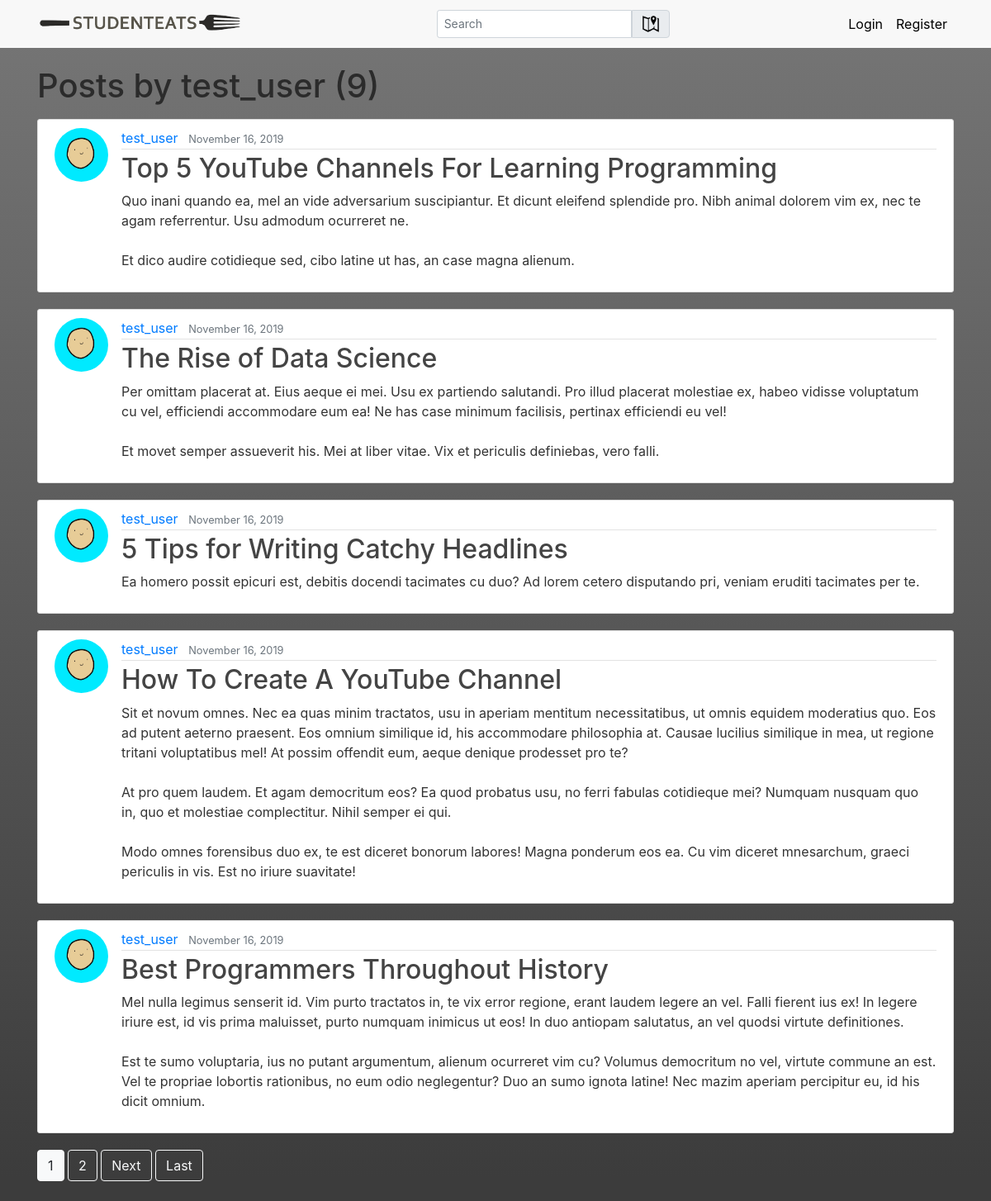
The page /user/test_user on the database its author committed.
### blog/models.py (models this page shows, shortened)
class Post(models.Model):
    title = models.CharField(max_length=100)
    content = models.TextField()
    date_posted = models.DateTimeField(default = timezone.now)
    author = models.ForeignKey(User, on_delete = models.CASCADE)

### users/models.py (models this page shows, shortened)
class Profile(models.Model):
    user = models.OneToOneField(User, on_delete=models.CASCADE)
    image = models.ImageField(default='default.jpg', upload_to='profile_pics')

### blog/views.py (the view)
# urls.py: path('user/<str:username>', UserPostListView.as_view(), name='user-post'),
class UserPostListView(ListView):# A class based view
    model = Post
    template_name = 'blog/user_post.html' # <app>/<model>_<viewtype>.html
    context_object_name = 'posts' # This makes it so that the list of objects is called posts.
    ordering = ['-date_posted'] # Minus symbol to reverse ordering
    paginate_by = 5
    def get_queryset(self): ## filters posts list to the ones from user
        user = get_object_or_404(User, username=self.kwargs.get('username'))
        return Post.objects.filter(author=user).order_by('-date_posted')

### blog/templates/blog/user_post.html (shortened to what this page needs)
{% extends "blog/base.html" %}
{% block content %}
    <h1 class="mb-3" >Posts by {{ view.kwargs.username }} ({{ page_obj.paginator.count }})</h1>
    {% for post in posts %}
    <article class="media content-section">
      <img class="rounded-circle article-img" src="{{ post.author.profile.image.url }}" alt="author's image">
        <div class="media-body">
          <div class="article-metadata">
            <a class="mr-2" href="{% url 'user-post' post.author.username %}">{{ post.author }}</a>
            <small class="text-muted">{{ post.date_posted |date:"F d, Y"}}</small>
          </div>
          <h2><a class="article-title" href="{% url 'post-detail' post.id %}">{{ post.title }}</a></h2>
          <p class="article-content">{{ post.content }}</p>
        </div>
      </article>
    {% endfor %}
    {% if is_paginated %}
      {% for num in page_obj.paginator.page_range %}
        {% if page_obj.number == num %}
          <a class="btn btn-light mb-4"  href="?page={{ num }}">{{ num }}</a>
        {% elif num > page_obj.number|add:'-3' and num < page_obj.number|add:'3'%}
          <a class="btn btn-outline-light mb-4"  href="?page={{ num }}">{{ num }}</a>
        {% endif %}
      {% endfor %}
      {% if page_obj.has_next %}
        <a class="btn btn-outline-light mb-4"  href="?page={{ page_obj.next_page_number }}">Next</a>
        <a class="btn btn-outline-light mb-4"  href="?page={{ page_obj.paginator.num_pages }}">Last</a>
      {% endif %}
    {% endif  %}
{% endblock content %}

### blog/static/blog/main.css (style rules this page uses)
body { background: rgb(118,118,118); background: linear-gradient(180deg, rgba(118,118,118,1) 0%, rgba(60,60,60,1) 98%); color: #333333; margin-top: 5rem; }
h1, h2, h3, h4, h5, h6 { color: #2b2b2b; }
.content-section { background: #ffffff; padding: 10px 20px; border: 1px solid #dddddd; border-radius: 3px; margin-bottom: 20px; }
.article-title { color: #444444; }
.article-content { white-space: pre-line; }
.article-img { height: 65px; width: 65px; margin-right: 16px; }
.article-metadata { padding-bottom: 1px; margin-bottom: 4px; border-bottom: 1px solid #e3e3e3 }

### rows shown on the page
Post: author.profile.image (placeholder picture), author "test_user", date_posted "November 16, 2019", title "Top 5 YouTube Channels For Learning Programming", content "Quo inani quando ea, mel an vide adversarium suscipiantur. Et dicunt eleifend splendide pro. Nibh animal dolorem vim ex, nec te agam referrentur. Usu admodum ocurreret ne. Et dico audire cotidieque sed, cibo latine ut has, an case magna alienum."
Post: author.profile.image (placeholder picture), author "test_user", date_posted "November 16, 2019", title "The Rise of Data Science", content "Per omittam placerat at. Eius aeque ei mei. Usu ex partiendo salutandi. Pro illud placerat molestiae ex, habeo vidisse voluptatum cu vel, efficiendi accommodare eum ea! Ne has case minimum facilisis, pertinax efficiendi eu vel! Et movet semper assueverit his. Mei at liber vitae. Vix et periculis definiebas, vero falli."
Post: author.profile.image (placeholder picture), author "test_user", date_posted "November 16, 2019", title "5 Tips for Writing Catchy Headlines", content "Ea homero possit epicuri est, debitis docendi tacimates cu duo? Ad lorem cetero disputando pri, veniam eruditi tacimates per te."
Post: author.profile.image (placeholder picture), author "test_user", date_posted "November 16, 2019", title "How To Create A YouTube Channel", content "Sit et novum omnes. Nec ea quas minim tractatos, usu in aperiam mentitum necessitatibus, ut omnis equidem moderatius quo. Eos ad putent aeterno praesent. Eos omnium similique id, his accommodare philosophia at. Causae lucilius similique in mea, ut regione tritani voluptatibus mel! At possim offendit eum, aeque denique prodesset pro te? At pro quem laudem. Et agam democritum eos? Ea quod probatus usu, no ferri fabulas cotidieque mei? Numquam nusquam quo in, quo et molestiae complectitur. Nihil semper ei qui. Modo omnes forensibus duo ex, te est diceret bonorum labores! Magna ponderum eos ea. Cu vim diceret mnesarchum, graeci periculis in vis. Est no iriure suavitate!"
Post: author.profile.image (placeholder picture), author "test_user", date_posted "November 16, 2019", title "Best Programmers Throughout History", content "Mel nulla legimus senserit id. Vim purto tractatos in, te vix error regione, erant laudem legere an vel. Falli fierent ius ex! In legere iriure est, id vis prima maluisset, purto numquam inimicus ut eos! In duo antiopam salutatus, an vel quodsi virtute definitiones. Est te sumo voluptaria, ius no putant argumentum, alienum ocurreret vim cu? Volumus democritum no vel, virtute commune an est. Vel te propriae lobortis rationibus, no eum odio neglegentur? Duo an sumo ignota latine! Nec mazim aperiam percipitur eu, id his dicit omnium."

### other values the page prints
{{ view.kwargs.username }} "test_user"
{{ page_obj.paginator.count }} "9"
{{ num }} "1"
{{ num }} "2"
